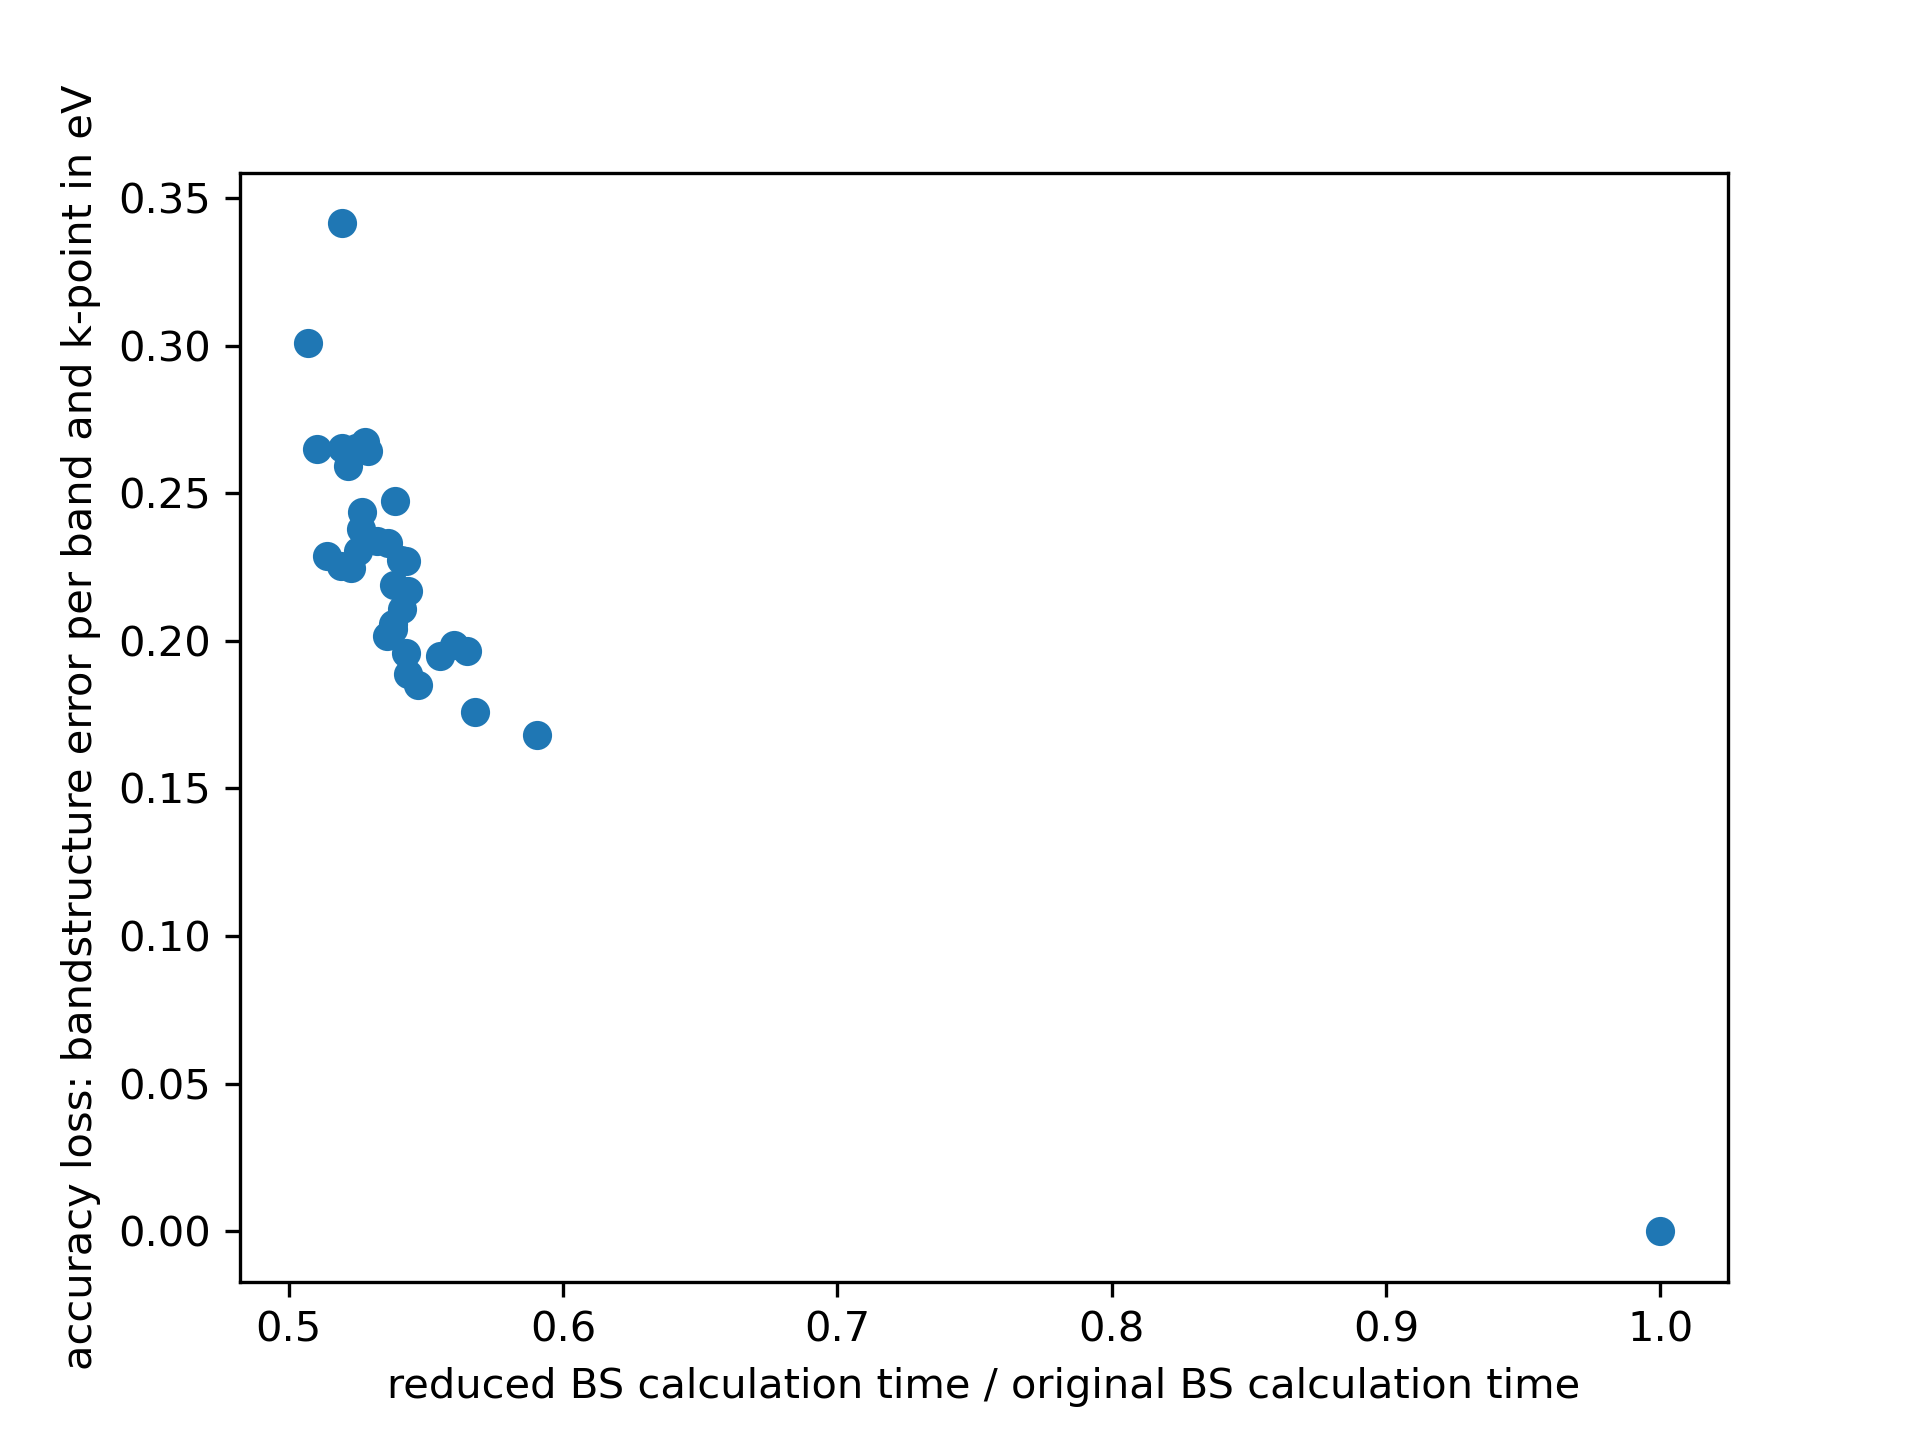

Recreate this plot in Python.
#Provides the timesavings vs error plot

import time
import matplotlib.pyplot as plt
import tbplas as tb
from mos2class import mcell, msafebandstructure, mmetric, mxtohopvec, mmaxerroratbandgap, mtotalerrorperkpoint

import ast
#-----------------------------------------------------
#VARIABLES (IMPORTANT):
#-----------------------------------------------------
path_runs = "../../highiterations_newk/"
IDs = range(2100,2133)
N_IDs = len(IDs)
E_min = 0.1


#-----------------------------------------------------
#MAIN:
#-----------------------------------------------------
#IDEAL CELL:
ideal_cell = mcell("Ideal",E_min)
idealhops = ideal_cell.mhoppings.copy()


originaltime = 0
timesvec = [0 for i in range(N_IDs)]
errorsvec = [0 for i in range(N_IDs)]

for i in range(10):

    start = time.time()
    ideal_bands = ideal_cell.mcalcbands()
    end = time.time()
    originaltime += end-start

    for j, ID in enumerate(IDs):
        #Reading x from file
        name = path_runs + "graddesc_finalx_run" + str(ID) + ".txt"
        finalxfile = open(name,"r")
        content = finalxfile.read()
        content = content.replace("np.float64", "")
        x = ast.literal_eval(content)

        #Calculating hopvec:
        hopvec = mxtohopvec(x,idealhops)
        hopvec = [hop for hop in hopvec if abs(hop[3])>E_min]

        #Build the final cell:
        reducedhopcell = mcell("hoppings reduced by Nesterov grad-desc", E_min)
        reducedhopcell.mchangehops_tohopvec(hopvec)
        start = time.time()
        reducedhopcell.mcalcbands()
        end = time.time()

        timesvec[j]+=(end-start)
        errorsvec[j]+=(mtotalerrorperkpoint(reducedhopcell,ideal_bands))

#calculate means:

originaltime=originaltime/10
timesvec = [totaltime/10 for totaltime in timesvec]
errorsvec = [totalerror/10 for totalerror in errorsvec]

timesvec.append(originaltime)
errorsvec.append(0.0)

timesvec = [calctime/originaltime for calctime in timesvec]

plt.scatter(timesvec,errorsvec)
plt.xlabel("reduced BS calculation time / original BS calculation time")
plt.ylabel("accuracy loss: bandstructure error per band and k-point in eV")
plt.savefig("timesavings",dpi=300)